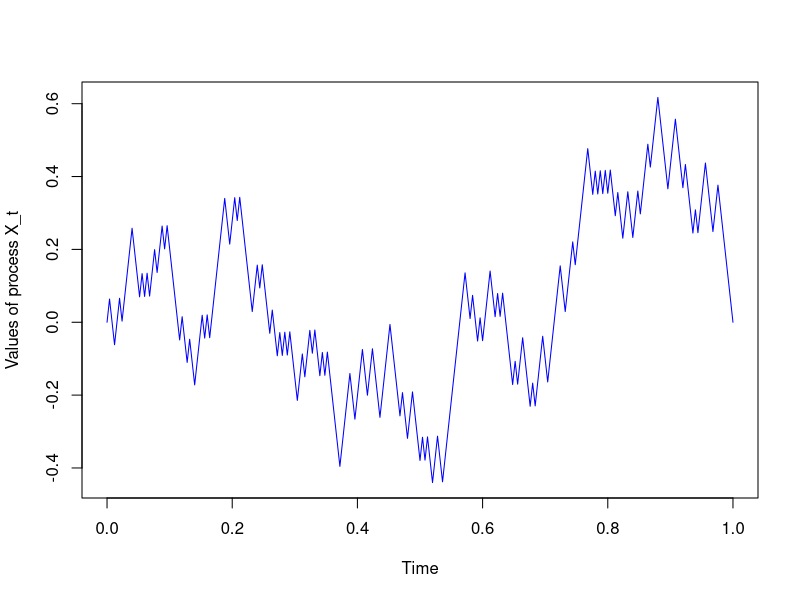

Source code (R):
# clear variables and close windows
rm(list = ls(all = TRUE))
graphics.off()

# Brownian Bridge main calculation
dt = 0.004
n  = 250
l  = 1
t  = seq(0, n * dt, dt)

set.seed(0)
z      = runif(n, min = 0, max = 1)
z      = 2 * (z > 0.5) - 1
z      = z * sqrt(dt)  # to get finite and non-zero varinace
z2     = dt * sum(z)
z      = z - z2
x      = c(0, cumsum(z))
listik = cbind(t, x)

# Output
plot(listik[, 1], listik[, 2], type = "l", col = "blue", xlab = "Time", ylab = "Values of process X_t") 
